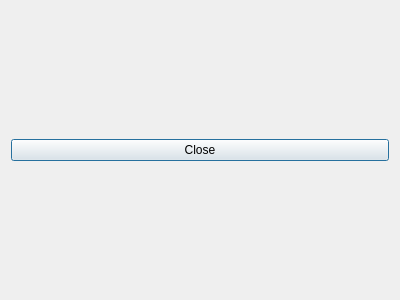
<?xml version="1.0" encoding="UTF-8"?>
<ui version="4.0">
 <class>BExtDialog</class>
 <widget class="QDialog" name="BExtDialog">
  <property name="geometry">
   <rect>
    <x>0</x>
    <y>0</y>
    <width>400</width>
    <height>300</height>
   </rect>
  </property>
  <property name="windowTitle">
   <string>Dialog</string>
  </property>
  <layout class="QVBoxLayout" name="verticalLayout">
   <item>
    <widget class="QPushButton" name="CloseButton">
     <property name="text">
      <string notr="true">Close</string>
     </property>
    </widget>
   </item>
  </layout>
 </widget>
 <resources/>
 <connections/>
</ui>
